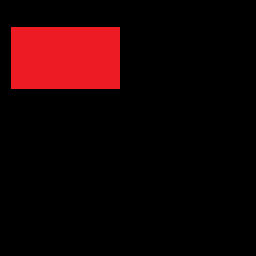
#> input picture lab3/tarea/img1.bmp, 256 x 256 px
$ python tarea.py
#> lines starting #> are read from the running program, lines starting #| are printed output that depends on the picture

import cv2

img1 = cv2.imread("img1.bmp", 1)
#> img1 is the input picture: shape (256, 256, 3); mean B, G, R 3.7, 2.9, 24.4
img2 = cv2.imread("img2.bmp", 1)
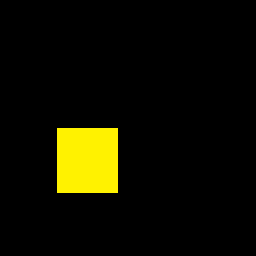
#> input picture lab3/tarea/img2.bmp, 256 x 256 px
#> img2 is the input picture: shape (256, 256, 3); mean B, G, R 0, 14.6, 15.4
img3 = cv2.imread("img3.bmp", 1)
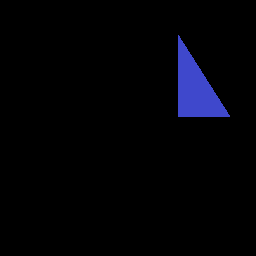
#> input picture lab3/tarea/img3.bmp, 256 x 256 px
#> img3 is the input picture: shape (256, 256, 3); mean B, G, R 6.8, 2.4, 2.1

img4 = cv2.add(img1, img2)
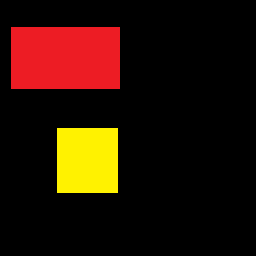
#> img4: shape (256, 256, 3); mean B, G, R 3.7, 17.5, 39.9
img4 = cv2.add(img4, img3)
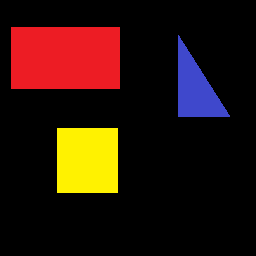
#> img4: shape (256, 256, 3); mean B, G, R 10.5, 19.9, 42
cv2.namedWindow("Img1", cv2.WINDOW_NORMAL)
cv2.namedWindow("Img2", cv2.WINDOW_NORMAL)
cv2.namedWindow("Img3", cv2.WINDOW_NORMAL)
cv2.imshow("Img1", img1)
cv2.imshow("Img2", img2)
cv2.imshow("Img3", img3)
cv2.namedWindow("result", cv2.WINDOW_NORMAL)
cv2.imshow("result", img4)
cv2.waitKey(0)
